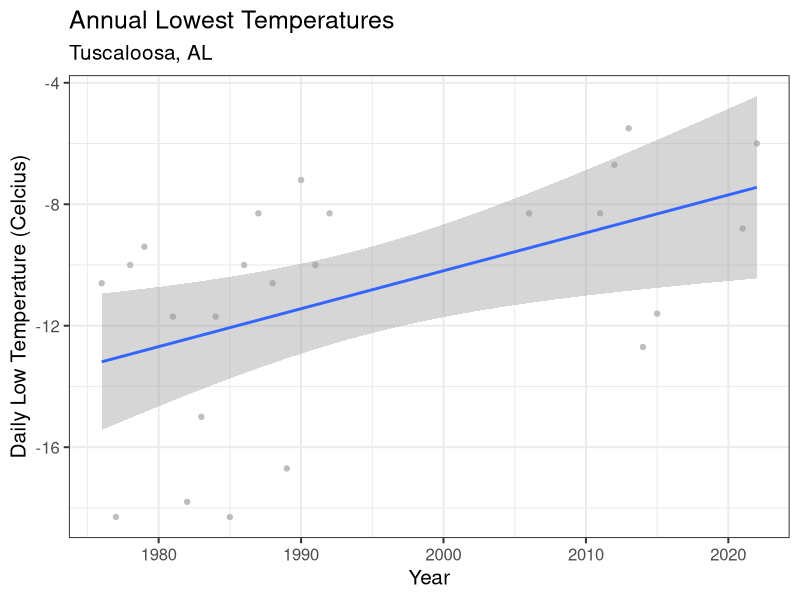
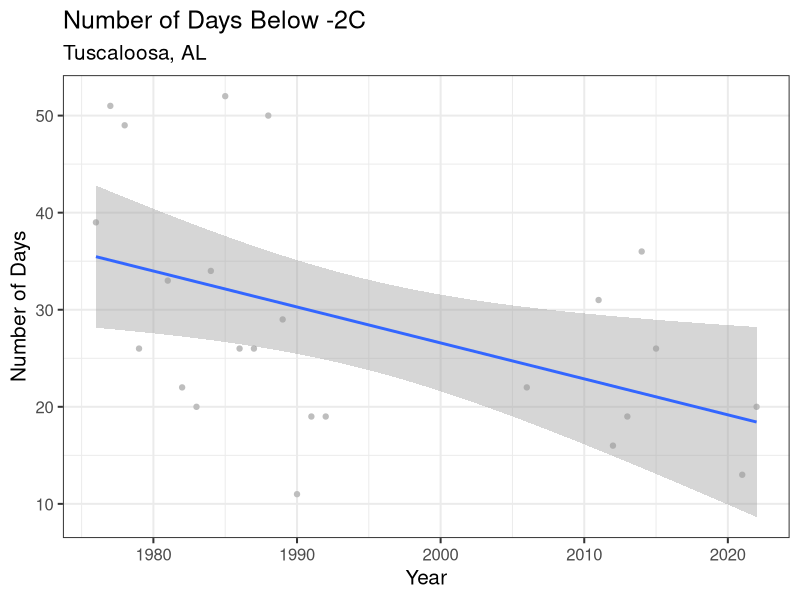
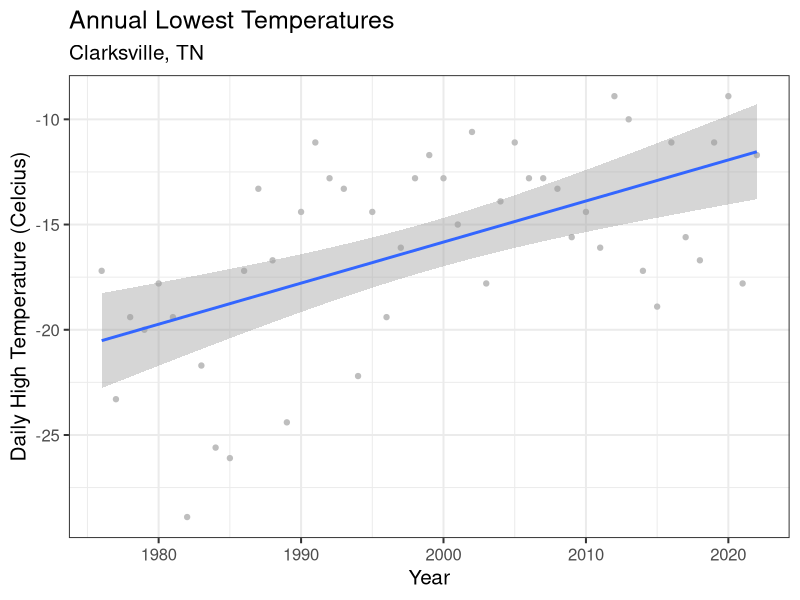

The R source for these figures, in order: (Note: this script raises an error after producing the figures.)
## R code to manipulate and plot cliamte data for my four field sites ##
## aka another hot mess from Joe Endris ##

library(readr)
library(dplyr)
library(tidyverse)
library(ggplot2)
library(lubridate)

## create objects from datasets##
##temp<-read.csv("~/Library/CloudStorage/GoogleDrive-jendris@my.apsu.edu/.shortcut-targets-by-id/1p5eHgH8eX9-QjkyyA3uRz5Lk7ontMZtO/Rehm lab - General/Trees/5- Climate/Climate Data/Alabama.csv")
setwd("~/Library/CloudStorage/GoogleDrive-jendris@my.apsu.edu/.shortcut-targets-by-id/1p5eHgH8eX9-QjkyyA3uRz5Lk7ontMZtO/Rehm lab - General/Trees/5- Climate/")

AL <- read_csv("Alabama.csv")
TN <- read_csv("Tennessee.csv")
IN <- read_csv("Indiana.csv")
MI <- read_csv("Michigan.csv")

str(AL)  #view structure of data ##

## create column for julian date##
## trying to replicate https://stackoverflow.com/questions/21414847/convert-a-date-vector-into-julian-day-in-r##
AL <- mutate(AL, Julian=format(DATE,"%j"))

#omit NA in temperature recordings 
AL<-AL[complete.cases(AL[,5]),]

## monthly mean low temp ##
## update this after creating julian dates ##
AL_TMIN <- AL %>%
  group_by(year=lubridate::floor_date(DATE, "year")) %>%
  summarise(total = min(TMIN))

## create graph for temps by month of year ##

AL_TMIN %>%
  filter(year>1950) %>%
  ggplot(aes(x = year, y = total)) +
  geom_point(color = "grey") +
  geom_smooth(stat="smooth",method="lm")+
  labs(title = "Annual Lowest Temperatures",
       subtitle = "Tuscaloosa, AL",
       y= "Daily Low Temperature (Celcius)",
       x= "Year") + theme_bw(base_size = 15)


#Number of Days Below -2
AL_freeze <- AL %>%
  group_by(year=lubridate::floor_date(DATE, "year")) %>%
  summarise(n=sum(TMIN < -2))

#plot Number of Days Below -2
AL_freeze %>%
  filter(as.integer(year)>1950)%>%
  filter(n>0)%>%
  ggplot(aes(x = year, y = n)) +
  geom_point(color = "grey") +
  geom_smooth(method="lm")+
  labs(title = "Number of Days Below -2C",
       subtitle = "Tuscaloosa, AL",
       y= "Number of Days",
       x= "Year") + theme_bw(base_size = 15)


AL_freeze %>%
  filter(n>0)%>%
  filter(year>1960)

##################################
####Tennessee segment starts here###
##################################

str(TN)  #view structure of data ##

## create column for julian date##
## trying to replicate https://stackoverflow.com/questions/21414847/convert-a-date-vector-into-julian-day-in-r##
TN <- mutate(TN, Julian=format(DATE,"%j"))

#omit NA in temperature recordings 
TN<-TN[complete.cases(TN[,5]),]

## monthly mean low temp ##
## update this after creating julian dates ##
TN_TMIN <- TN %>%
  group_by(year=lubridate::floor_date(DATE, "year")) %>%
  summarise(total = min(TMIN))

## create graph for temps by month of year ##

TN_TMIN %>%
  filter(year>1950-01-01) %>%
  ggplot(aes(x = year, y = total)) +
  geom_point(color = "grey") +
  geom_smooth(stat="smooth",method="lm")+
  labs(title = "Annual Lowest Temperatures",
       subtitle = "Clarksville, TN",
       y= "Daily High Temperature (Celcius)",
       x= "Year") + theme_bw(base_size = 15)

TN_TMIN %>%
  filter(year>"1940")

#Number of Days Below -2
TN_freeze <- TN %>%
  group_by(year=lubridate::floor_date(DATE, "year")) %>%
  summarise(n=sum(TMIN<-2))

#plot Number of Days Below -2
TN_freeze %>%
  filter(as.integer(year)>1950)%>%
  filter(n>0)%>%
  ggplot(aes(x = year, y = n)) +
  geom_point(color = "grey") +
  geom_smooth(method="lm")+
  labs(title = "Number of Days Below -2C",
       subtitle = "Clarksville, TN",
       y= "Number of Days",
       x= "Year") + theme_bw(base_size = 15)


TN_freeze %>%
  filter(n>0)%>%
  filter(year>1960)

##################################
####Indiana segment starts here###
##################################

str(IN)  #view structure of data ##

## create column for julian date##
## trying to replicate https://stackoverflow.com/questions/21414847/convert-a-date-vector-into-julian-day-in-r##
IN <- mutate(IN, Julian=format(DATE,"%j"))

#omit NA in temperature recordings 
IN<-IN[complete.cases(IN[,5]),]

## monthly mean low temp ##
## update this after creating julian dates ##
IN_TMIN <- IN %>%
  group_by(year=lubridate::floor_date(DATE, "year")) %>%
  summarise(total = min(TMIN))

## create graph for temps by month of year ##

IN_TMIN %>%
  filter(year>1950) %>%
  ggplot(aes(x = year, y = total)) +
  geom_point(color = "grey") +
  geom_smooth(stat="smooth",method="lm")+
  labs(title = "Annual Lowest Temperatures",
       subtitle = "Hoosier National Forest, IN",
       y= "Daily High Temperature (Celcius)",
       x= "Year") + theme_bw(base_size = 15)


#number of days below -2
IN_freeze <- IN %>%
  group_by(year=lubridate::floor_date(DATE, "year")) %>%
  summarise(n=sum(TMIN<-2))

#plot Number of Days Below -2
IN_freeze %>%
  filter(as.integer(year)>1950)%>%
  filter(n>0)%>%
  ggplot(aes(x = year, y = n)) +
  geom_point(color = "grey") +
  geom_smooth(method="lm")+
  labs(title = "Number of Days Below -2C",
       subtitle = "Hoosier National Forest, IN",
       y= "Number of Days",
       x= "Year") + theme_bw(base_size = 15)


IN_freeze %>%
  filter(n>0)%>%
  filter(year>1960)

##################################
####Michigan segment starts here###
##################################

str(MI)  #view structure of data ##

## create column for julian date##
## trying to replicate https://stackoverflow.com/questions/21414847/convert-a-date-vector-into-julian-day-in-r##
MI <- mutate(MI, Julian=format(DATE,"%j"))

#omit NA in temperature recordings 
MI<-MI[complete.cases(MI[,5]),]

## monthly mean low temp ##
## update this after creating julian dates ##
MI_TMIN <- MI %>%
  group_by(year=lubridate::floor_date(DATE, "year")) %>%
  summarise(total = min(TMIN))

## create graph for temps by month of year ##

MI_TMIN %>%
  filter(year>"1950-01-01") %>%
  ggplot(aes(x = year, y = total)) +
  geom_point(color = "grey") +
  geom_smooth(stat="smooth",method="lm")+
  labs(title = "Annual Lowest Temperatures",
       subtitle = "Chelsea, MI",
       y= "Daily High Temperature (Celcius)",
       x= "Year") + theme_bw(base_size = 15)

filter(MI_TMIN,year>"1950-01-01")
#Number of Days Below -2
MI_freeze <- MI %>%
  group_by(year=lubridate::floor_date(DATE, "year")) %>%
  summarise(n=sum(TMIN<-2))

#plot Number of Days Below -2
MI_freeze %>%
  filter(as.integer(year)>1950)%>%
  filter(n>0)%>%
  ggplot(aes(x = year, y = n)) +
  geom_point(color = "grey") +
  geom_smooth(method="lm")+
  labs(title = "Number of Days Below -2C",
       subtitle = "Chelsea, MI",
       y= "Number of Days",
       x= "Year") + theme_bw(base_size = 15)


MI_freeze %>%
  filter(n>0)%>%
  filter(year>1960)
